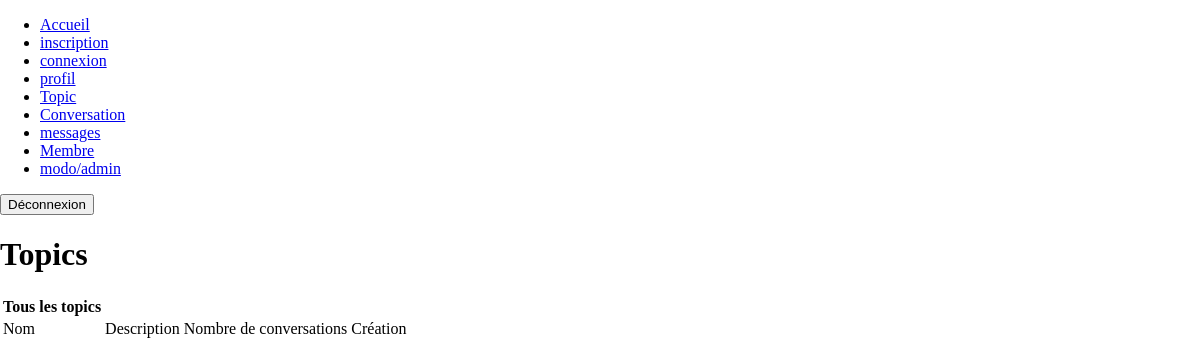
Page /topic.php on the earlier database version.
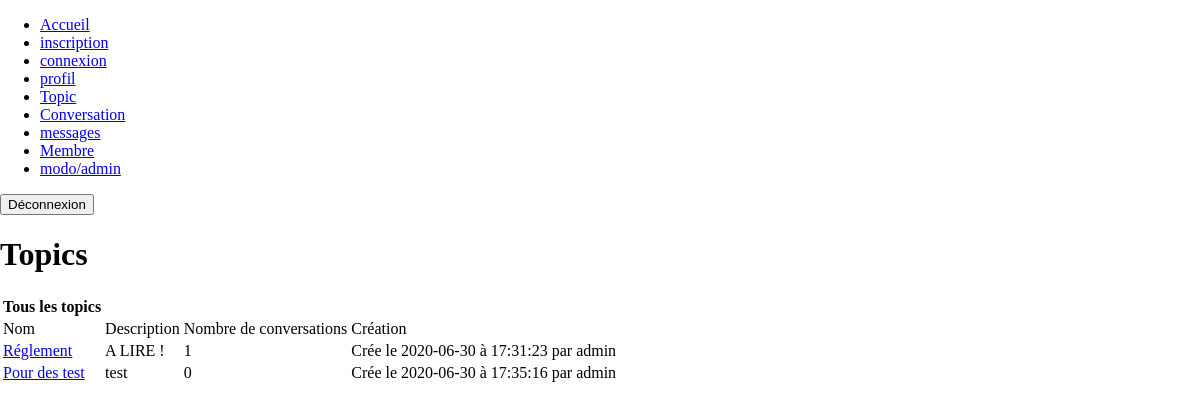
Same page on the later database version.
### tables this page shows
CREATE TABLE IF NOT EXISTS `topics` (
  `id` int(11) NOT NULL AUTO_INCREMENT,
  `id_utilisateur` int(11) NOT NULL,
  `titre` varchar(140) NOT NULL,
  `description` varchar(255) NOT NULL,
  `id_confidentialite` int(11) NOT NULL,
  `date` datetime NOT NULL DEFAULT current_timestamp(),
  PRIMARY KEY (`id`)
);

CREATE TABLE IF NOT EXISTS `utilisateurs` (
  `id` int(11) NOT NULL AUTO_INCREMENT,
  `login` varchar(80) NOT NULL,
  `mdp` varchar(80) NOT NULL,
  `nom` varchar(255) NOT NULL,
  `prenom` varchar(255) NOT NULL,
  `mail` varchar(255) NOT NULL,
  `avatar` varchar(255) DEFAULT NULL,
  `id_confidentialite` int(11) NOT NULL DEFAULT 2,
  PRIMARY KEY (`id`)
);

### include/php_topic.php (called while the page is built, shortened)
<?php
    require_once 'fonctions/fonction_topic.php';
    $connexionbdd = connexionbdd();
            if(isset($_SESSION["id_confidentialite"]) && ($_SESSION["id_confidentialite"]==3 || $_SESSION["id_confidentialite"]==4))
                {
                    $requete_topic = "SELECT * FROM utilisateurs INNER JOIN topics ON topics.id_utilisateur=utilisateurs.id";
                    if(isset($_POST["ajout_topic"]) && !empty($_POST["titre"]) && !empty($_POST["description"]))
                        {
                            $titre = addslashes($_POST["titre"]);
                            $description = addslashes($_POST["description"]);
                            $id_rang = $_POST["acces"];
                            $id_user = $_SESSION["id"];
                           $ajout_topic = "INSERT INTO topics (id_utilisateur, titre, description, id_confidentialite) VALUES ($id_user, '$titre', '$description', $id_rang)";
                           $query_ajout_topic = mysqli_query($connexionbdd, $ajout_topic);
                        }
                }
            else if(isset($_SESSION["id_confidentialite"]) && $_SESSION["id_confidentialite"]==2)
                {
                    $requete_topic = "SELECT * FROM utilisateurs INNER JOIN topics ON topics.id_utilisateur=utilisateurs.id WHERE topics.id_confidentialite=1 OR topics.id_confidentialite=2";
                }
            else
                {
                    $requete_topic = "SELECT * FROM utilisateurs INNER JOIN topics ON topics.id_utilisateur=utilisateurs.id WHERE topics.id_confidentialite=1";
                }
    $query_topic = mysqli_query($connexionbdd, $requete_topic);
    $topics= mysqli_fetch_all($query_topic, MYSQLI_ASSOC);
?>

### topic.php (the view, shortened to what this page needs)
<?php
    include 'include/php_topic.php';
?>
<!DOCTYPE html>
<html>
<head>
    <link rel="stylesheet" href="css/style.css"/>
</head>
<body>
    <header>
        <?php include 'include/header.php';?>
    </header>
    <main>
        <h1>Topics</h1>
        <table>
            <thead>
                <tr>
                    <th>Tous les topics</th>
                </tr>
            </thead>
            <tbody>
                <tr>
                    <td>Nom</td>
                    <td>Description</td>
                    <td>Nombre de conversations</td>
                    <td>Création</td>
                </tr>
                <?php
                    foreach($topics as $nbtopic => $info_topic)
                        {
                            ?>
                            <tr>
                                <td><a href="conversation.php?id_topic=<?php echo $info_topic["id"];?>"><?php echo $info_topic["titre"];?></a></td>
                                <td><?php echo $info_topic["description"];?></td>
                                <?php count_conv($info_topic);?>
                                <td><?php date_topic($info_topic);?> par <?php echo$info_topic["login"];?></td>
                            </tr>
                            <?php
                        }
                ?>
            </tbody>
        </table>
    </main>
</body>
</html>

### fonctions/fonction_topic.php (shortened to what this page needs)
<?php
function count_conv($info_topic)
    {
        $id = $info_topic["id"];
        $connexionbdd = connexionbdd();
        $requete_conv = "SELECT COUNT(id) FROM conversations WHERE id_topic=$id";
        $query_conv = mysqli_query($connexionbdd, $requete_conv);
        $count_conv = mysqli_fetch_all($query_conv, MYSQLI_ASSOC);
        ?>
            <td><?php echo $count_conv[0]["COUNT(id)"];?></td>
        <?php
        return $count_conv;
    }
function date_topic($info_topic)
    {
        $date = explode(" ", $info_topic["date"]);
        $jour = $date[0];
        $heure = $date[1];
        echo "Crée le " . $jour . " à " . $heure;
    }
                    ?>

Differences in the rows shown:
now on this page (row edited): topics: titre "Réglement", description "A LIRE !", COUNT "1", date "2020-06-30", date "17:31:23", id_utilisateur.login "admin"
now on this page (row edited): topics: titre "Pour des test", description "test", COUNT "0", date "2020-06-30", date "17:35:16", id_utilisateur.login "admin"
